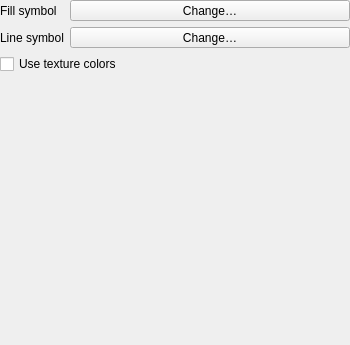
<?xml version="1.0" encoding="UTF-8"?>
<ui version="4.0">
 <class>QgsTiledSceneWireframeRendererWidgetBase</class>
 <widget class="QWidget" name="QgsTiledSceneWireframeRendererWidgetBase">
  <property name="geometry">
   <rect>
    <x>0</x>
    <y>0</y>
    <width>350</width>
    <height>345</height>
   </rect>
  </property>
  <property name="windowTitle">
   <string notr="true">Form</string>
  </property>
  <layout class="QGridLayout" name="gridLayout">
   <property name="leftMargin">
    <number>0</number>
   </property>
   <property name="topMargin">
    <number>0</number>
   </property>
   <property name="rightMargin">
    <number>0</number>
   </property>
   <property name="bottomMargin">
    <number>0</number>
   </property>
   <item row="2" column="0" colspan="2">
    <widget class="QCheckBox" name="mCheckUseTextureColors">
     <property name="text">
      <string>Use texture colors</string>
     </property>
    </widget>
   </item>
   <item row="0" column="0">
    <widget class="QLabel" name="label">
     <property name="text">
      <string>Fill symbol</string>
     </property>
    </widget>
   </item>
   <item row="3" column="0">
    <spacer name="verticalSpacer">
     <property name="orientation">
      <enum>Qt::Vertical</enum>
     </property>
     <property name="sizeHint" stdset="0">
      <size>
       <width>20</width>
       <height>292</height>
      </size>
     </property>
    </spacer>
   </item>
   <item row="0" column="1">
    <widget class="QgsSymbolButton" name="mFillSymbolButton">
     <property name="sizePolicy">
      <sizepolicy hsizetype="Expanding" vsizetype="Fixed">
       <horstretch>0</horstretch>
       <verstretch>0</verstretch>
      </sizepolicy>
     </property>
     <property name="text">
      <string>Change…</string>
     </property>
    </widget>
   </item>
   <item row="1" column="0">
    <widget class="QLabel" name="label_2">
     <property name="text">
      <string>Line symbol</string>
     </property>
    </widget>
   </item>
   <item row="1" column="1">
    <widget class="QgsSymbolButton" name="mLineSymbolButton">
     <property name="sizePolicy">
      <sizepolicy hsizetype="Expanding" vsizetype="Fixed">
       <horstretch>0</horstretch>
       <verstretch>0</verstretch>
      </sizepolicy>
     </property>
     <property name="text">
      <string>Change…</string>
     </property>
    </widget>
   </item>
  </layout>
 </widget>
 <customwidgets>
  <customwidget>
   <class>QgsSymbolButton</class>
   <extends>QToolButton</extends>
   <header>qgssymbolbutton.h</header>
  </customwidget>
 </customwidgets>
 <tabstops>
  <tabstop>mFillSymbolButton</tabstop>
  <tabstop>mLineSymbolButton</tabstop>
  <tabstop>mCheckUseTextureColors</tabstop>
 </tabstops>
 <resources/>
 <connections/>
</ui>
